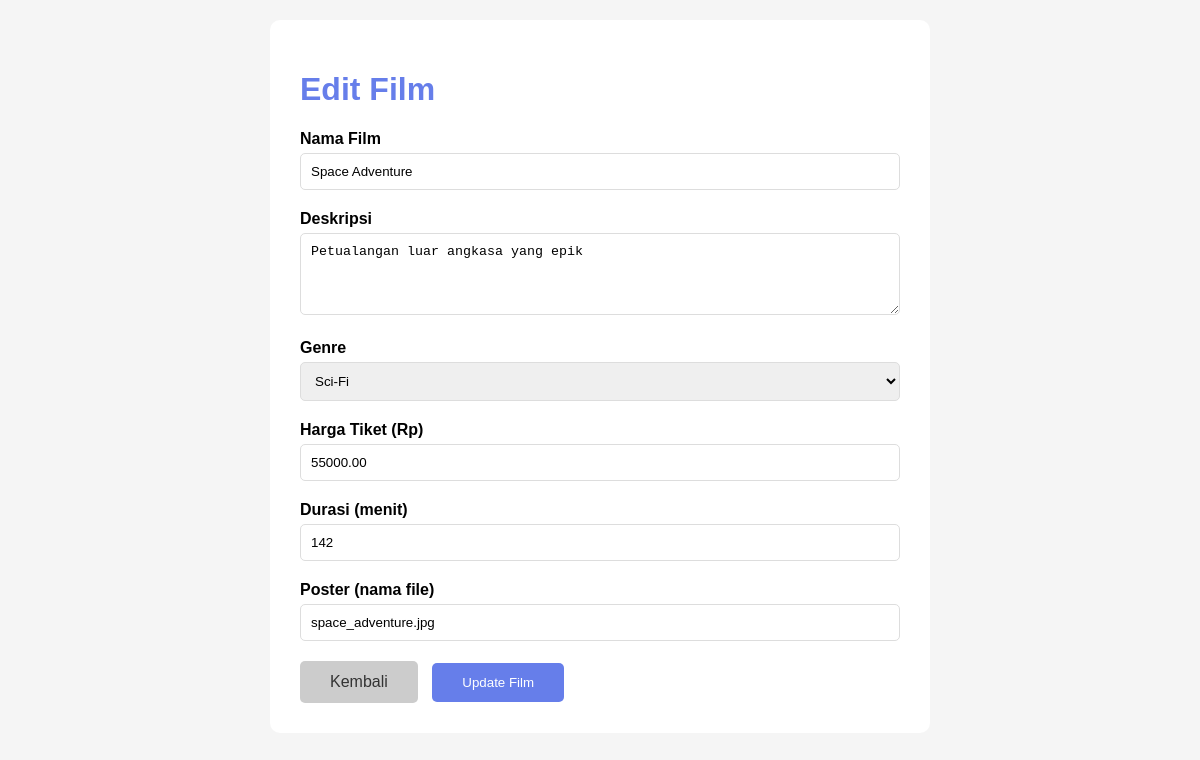
The app's page /Admin/edit_film.php?id=4 with its own data.
### tables this page shows
CREATE TABLE film (
    id_film INT AUTO_INCREMENT PRIMARY KEY,
    poster VARCHAR(255),
    nama VARCHAR(100) NOT NULL,
    deskripsi TEXT,
    genre VARCHAR(50),
    jadwal_tayang VARCHAR(50),
    harga DECIMAL(10,2) NOT NULL,
    durasi INT
);

### Admin/edit_film.php (the view, shortened to what this page needs)
<?php
require_once '../config.php';
$id = $_GET['id'];
$stmt = $pdo->prepare("SELECT * FROM film WHERE id_film = ?");
$stmt->execute([$id]);
$film = $stmt->fetch(PDO::FETCH_ASSOC);
?>
<!DOCTYPE html>
<html lang="id">
<head>
</head>
<body>
    <div class="container">
        <h1>Edit Film</h1>
        <form method="POST">
            <div class="form-group">
                <label>Nama Film</label>
                <input type="text" name="nama" value="<?= htmlspecialchars($film['nama']) ?>" required>
            </div>
            <div class="form-group">
                <label>Deskripsi</label>
                <textarea name="deskripsi" rows="4" required><?= htmlspecialchars($film['deskripsi']) ?></textarea>
            </div>
            <div class="form-group">
                <label>Genre</label>
                <select name="genre" required>
                    <option value="Sci-Fi" <?= $film['genre']=='Sci-Fi'?'selected':'' ?>>Sci-Fi</option>
                </select>
            </div>
            <div class="form-group">
                <label>Harga Tiket (Rp)</label>
                <input type="number" name="harga" value="<?= $film['harga'] ?>" required>
            </div>
            <div class="form-group">
                <label>Durasi (menit)</label>
                <input type="number" name="durasi" value="<?= $film['durasi'] ?>" required>
            </div>
            <div class="form-group">
                <label>Poster (nama file)</label>
                <input type="text" name="poster" value="<?= htmlspecialchars($film['poster']) ?>">
            </div>
            <a href="index.php" class="btn-back">Kembali</a>
            <button type="submit" class="btn">Update Film</button>
        </form>
    </div>
</body>
</html>

### Admin/edit_film.php (style rules this page uses)
body { font-family: Arial, sans-serif; margin: 20px; background: #f5f5f5; }
.container { max-width: 600px; margin: 0 auto; background: white; padding: 30px; border-radius: 10px; }
h1 { color: #667eea; }
.form-group { margin-bottom: 20px; }
label { display: block; margin-bottom: 5px; font-weight: bold; }
input, textarea, select { width: 100%; padding: 10px; border: 1px solid #ddd; border-radius: 5px; box-sizing: border-box; }
.btn { padding: 12px 30px; background: #667eea; color: white; border: none; border-radius: 5px; cursor: pointer; }
.btn-back { background: #ccc; color: #333; text-decoration: none; display: inline-block; padding: 12px 30px; border-radius: 5px; margin-right: 10px; }

### records on screen
film: nama "Space Adventure", deskripsi "Petualangan luar angkasa yang epik", genre "Sci-Fi", harga "55000.00", durasi "142", poster "space_adventure.jpg"
